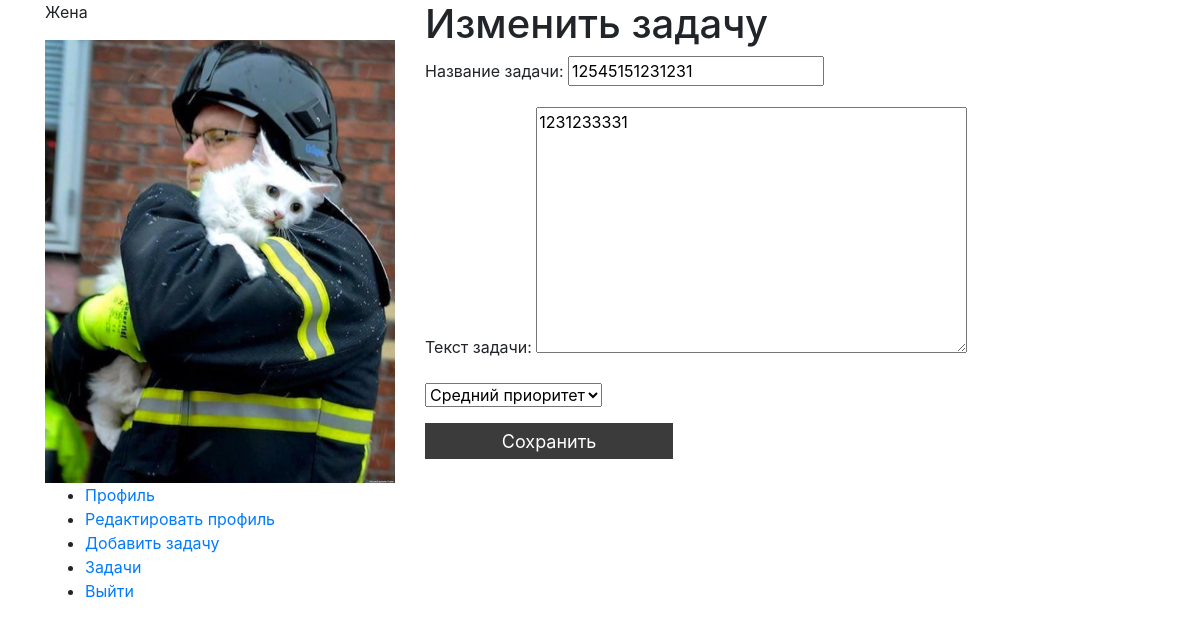
Page /mytasks/edit/19 (signed in) on the committed database.
### accounts/models.py (models this page shows, shortened)
class Profile(models.Model):
    user = models.OneToOneField(User, on_delete=models.CASCADE)
    birthdate = models.DateField(blank=True, null=True)
    avatar = models.ImageField(upload_to="user_avatars/%Y/%m/%d", blank=True)

### mytasks/models.py (models this page shows, shortened)
class Task(models.Model):
    PRIORITY_HIGH = 1
    PRIORITY_MEDIUM = 2
    PRIORITY_LOW = 3
    PRIORITY_CHOICES = [
        (PRIORITY_HIGH, "Высокий приоритет"),
        (PRIORITY_MEDIUM, "Средний приоритет"),
        (PRIORITY_LOW, "Низкий приоритет"),
    ]
    task_title = models.CharField('Название задачи', max_length=100)
    task_text = models.TextField('Текст задачи')
    is_completed = models.BooleanField("Выполнено", default=False)
    created = models.DateTimeField('Дата постановки задачи', auto_now_add=True)
    updated = models.DateTimeField('Обновлено', auto_now=True)
    owner = models.ForeignKey(
        User,
        on_delete=models.CASCADE,
        related_name='tasks')
    priority = models.IntegerField(
        "Приоритет", choices=PRIORITY_CHOICES, default=PRIORITY_MEDIUM
    )
    class Meta:
        ordering = ('-created',)

### mytasks/views.py (the view, shortened to what this page needs)
# urls.py: path('edit/<int:pk>', views.TaskEditView.as_view(), name="edit"),
class TaskEditView(View):
    def get(self, request, pk, *args, **kwargs):
        t = Task.objects.get(id=pk)
        form = TaskForm(instance=t)
        return render(request, "tasks/edit.html", {"form": form, "task": t})

### mytasks/forms.py
class TaskForm(forms.ModelForm):
    class Meta:
        model = Task
        fields = ('task_title', 'task_text', "priority",)
        labels = {
            "task_title": "Название задачи",
            "task_text": "Текст задачи",
            "priority": ""
        }

### mytasks/templates/tasks/edit.html (shortened to what this page needs)
{% extends "base.html" %}
{% load static %}
{% block main_content %}
        <h1>
            Изменить задачу
        </h1>
        <form action="{% url 'tasks:edit' task.pk %}" method="post">
            {{ form.as_p }}
            <p><button class="add" type="submit"> Сохранить </button></p>
        </form>
{% endblock %}

### templates/base.html (shortened to what this page needs)
<!doctype html>
{% load static %}
<html lang="en">
    <head>
        <link rel="stylesheet" href="{% static '/styles.css' %}">
        <link rel="stylesheet" href="https://maxcdn.bootstrapcdn.com/bootstrap/4.0.0/css/bootstrap.min.css">
    </head>
    <body>
        <div class="container">
            <div class="row">
                <div class="side_bar col">
                    {% block side_bar %}
                        {% if user.is_authenticated %}
                        <p> {{ user.first_name }} </p>
                        {% if user.profile.avatar %}
                            <img src="{{ user.profile.avatar.url }}" class="img-fluid">
                        {% else %}
                            <img src="/media/user_avatars/default.png" class="img-fluid">
                    {% endif %}
                        <ul>
                            <li><a href="#">Профиль</a> </li>
                            <li><a href="{% url 'edit' %}">Редактировать профиль</a></li>
                            <li><a href="{% url 'tasks:task_creator' %}">Добавить задачу</a></li>
                            <li><a href="{% url 'tasks:list' %}">Задачи</a></li>
                            <li><a href="{% url 'logout' %}">Выйти</a></li>
                        </ul>
                        {% endif %}
                    {% endblock %}
                </div>
                <div class="mail_contenet col-8">
                    {% block main_content %}
                    {% endblock %}
                </div>
            </div>
        </div>
    </body>
</html>

### static/styles.css (style rules this page uses)
.add { outline: 0; width: 34%; height: 36px; color: #fff; font-size: 18px; border: none; cursor: pointer; background-color: #3b3b3b; }

### rows in the picture
Task: task_title "12545151231231", task_text "1231233331", priority "Средний приоритет"

### other values in the picture
{{ user.first_name }} "Жена"
